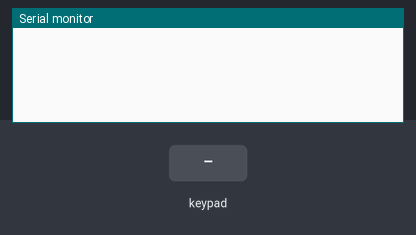
A sketch run on a simulated Arduino Uno, built with avr-gcc and run on an emulated ATmega328P. Shown: the last lines printed to the serial monitor. The inputs (shaded band) are chosen by the test bench.

Above: at 1.2 s.
1.3 s: key '7' pressed
At 2.5 s:
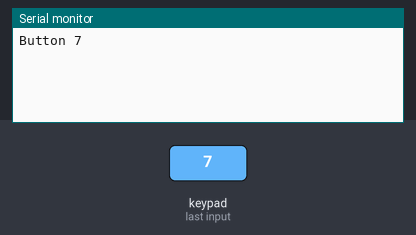
2.8 s: keypad keys 1 3 1 2 1 1 1 0 * pressed 0.4 s apart
At 7.3 s:
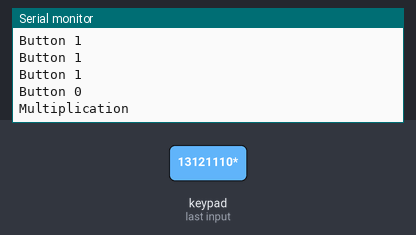
7.9 s: key '/' pressed
At 9.1 s:
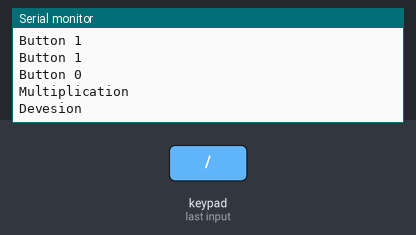
9.4 s: keypad keys 1 3 1 2 1 1 1 0 = pressed 0.4 s apart
At 14.0 s:
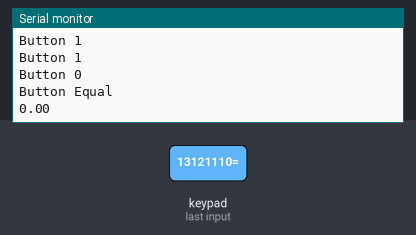
14.5 s: key '-' pressed
At 14.9 s:
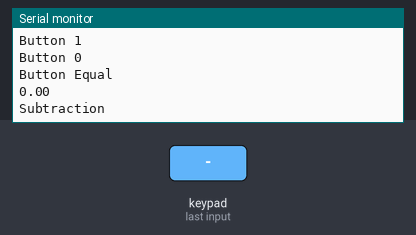
16.0 s: keypad keys 7 + 5 = pressed 0.4 s apart
At 16.66 s:
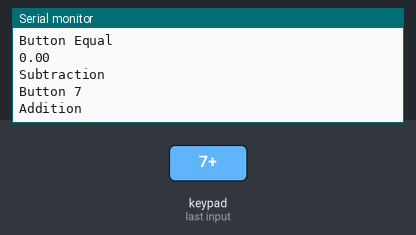
Timing chart, 0 to 19.0 s (numbered marks = the images above; inputs shaded):
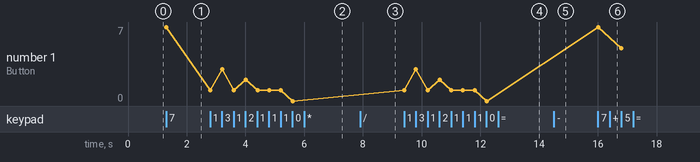

The sketch:

Simple_Calculatorhw.ino
```cpp
#include <Keypad.h>
const byte ROWS = 4; // Four rows
const byte COLS = 4; // Four columns as this is a 4*4 Keypad

char keys[ROWS][COLS] = {

{'7','8','9','/'},

{'4','5','6','*'},

{'1','2','3','-'},

{'c','0','=','+'}

}; // defining the keys in the keypad

byte rowPins[ROWS] = { 13, 12, 11, 10 };// Connect keypad ROW0, ROW1, ROW2 and ROW3 to these Arduino pins.
byte colPins[COLS] = { 9, 8, 7, 6 }; // Connect keypad COL0, COL1, COL2 and COL3 to these Arduino pins.

Keypad kpd = Keypad( makeKeymap(keys), rowPins, colPins, ROWS, COLS ); // Create the Keypad variable to identify and store the pressed key.


double Result,Num1,Num2,Number; // defining the variables for the operations
char key,action;
boolean result = false; // boolean variable so that we display the result whenever its available

void setup() {
Serial.begin(9600);
}

void loop() {

key = kpd.getKey(); // for storing pressed key value in a character variable (char)

if (key!= 0)
DetectButtons(); // Identify which button is being pressed and work accordingly

if (result==true)
CalculateResult(); // If the result needs to be calculated then this function will take care of it
result = false;

}

void DetectButtons()
{

if (key=='c') //If cancel Button is pressed perform the below mentioned equation or function
{Serial.println ("Button Cancel"); Number=Num1=Num2=0; result=false;}

if (key == '1') //If Button 1 is pressed
{Serial.println ("Button 1");
if (Number==0)
Number=1;
else
Number = (Number*10) + 1; // Perform this if the button is Pressed twice
}

if (key == '4') //If Button 4 is pressed
{Serial.println ("Button 4");
if (Number==0)
Number=4;
else
Number = (Number*10) + 4; // Perform this if the button is Pressed twice
}

if (key == '7') //If Button 7 is pressed
{Serial.println ("Button 7");
if (Number==0)
Number=7;
else
Number = (Number*10) + 7; // Perform this if the button is Pressed twice
}


if (key == '0')
{Serial.println ("Button 0"); //Button 0 is Pressed
if (Number==0)
Number=0;
else
Number = (Number*10) + 0; // Perform this if the button is Pressed twice
}

if (key == '2') //Button 2 is Pressed
{Serial.println ("Button 2");
if (Number==0)
Number=2;
else
Number = (Number*10) + 2; // Perform this if the button is Pressed twice
}

if (key == '5')
{Serial.println ("Button 5");
if (Number==0)
Number=5;
else
Number = (Number*10) + 5; //Pressed twice
}

if (key == '8')
{Serial.println ("Button 8");
if (Number==0)
Number=8;
else
Number = (Number*10) + 8; //Pressed twice
}


if (key == '=')
{Serial.println ("Button Equal");
Num2=Number;
result = true;
}

if (key == '3')
{Serial.println ("Button 3");
if (Number==0)
Number=3;
else
Number = (Number*10) + 3; //Pressed twice
}

if (key == '6')
{Serial.println ("Button 6");
if (Number==0)
Number=6;
else
Number = (Number*10) + 6; //Pressed twice
}

if (key == '9')
{Serial.println ("Button 9");
if (Number==0)
Number=9;
else
Number = (Number*10) + 9; //Pressed twice
}

if (key == '+' || key == '-' || key == '*' || key == '/') //Detecting Buttons on Column 4
{
Num1 = Number;
Number =0;
if (key == '+')
{Serial.println ("Addition"); action = '+';}
if (key == '-')
{Serial.println ("Subtraction"); action = '-'; }
if (key == '*')
{Serial.println ("Multiplication"); action = '*';}
if (key == '/')
{Serial.println ("Devesion"); action = '/';}

delay(100);
}

}

void CalculateResult()
{
if (action=='+')
Number = Num1+Num2;

if (action=='-')
Number = Num1-Num2;

if (action=='*')
Number = Num1*Num2;

if (action=='/')
Number = Num1/Num2;

Result = Number;
Serial.println(Result); // Display the obtained result on the Display or serial monitor
}
```

Measured:
- after the input at 1.3 s, the serial monitor: prints a new line at once (image 1)
- after the input at 2.8 s, the serial monitor: prints a new line at once (image 2)
- after the input at 7.9 s, the serial monitor: prints a new line at once (image 3)
- after the input at 9.4 s, the serial monitor: prints a new line at once (image 4)
- after the input at 14.5 s, the serial monitor: prints a new line at once (image 5)
- after the input at 16.0 s, the serial monitor: prints a new line at once (image 6)
- plotted number 1: 7 → 0 after the input at 2.8 s, 0 → 5 after the input at 16.0 s
